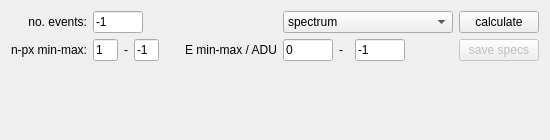
           <widget class="QWidget" name="widget_8" native="true">
            <property name="minimumSize">
             <size>
              <width>0</width>
              <height>140</height>
             </size>
            </property>
            <layout class="QVBoxLayout" name="verticalLayout_6">
             <item>
              <layout class="QGridLayout" name="gridLayout">
               <property name="sizeConstraint">
                <enum>QLayout::SetDefaultConstraint</enum>
               </property>
               <property name="rightMargin">
                <number>0</number>
               </property>
               <item row="1" column="1">
                <widget class="QLineEdit" name="entry_event_n_min">
                 <property name="sizePolicy">
                  <sizepolicy hsizetype="Preferred" vsizetype="Fixed">
                   <horstretch>0</horstretch>
                   <verstretch>0</verstretch>
                  </sizepolicy>
                 </property>
                 <property name="maximumSize">
                  <size>
                   <width>25</width>
                   <height>16777215</height>
                  </size>
                 </property>
                 <property name="toolTip">
                  <string>&lt;html&gt;&lt;head/&gt;&lt;body&gt;&lt;p&gt;minimum pixel number of the events used for the analysis.\nThis applies for all spe-modes but &amp;quot;gaussian model fit&amp;quot;.&lt;/p&gt;&lt;/body&gt;&lt;/html&gt;</string>
                 </property>
                 <property name="text">
                  <string>1</string>
                 </property>
                </widget>
               </item>
               <item row="1" column="7">
                <widget class="QLineEdit" name="entry_event_E_max">
                 <property name="maximumSize">
                  <size>
                   <width>50</width>
                   <height>16777215</height>
                  </size>
                 </property>
                 <property name="text">
                  <string>-1</string>
                 </property>
                </widget>
               </item>
               <item row="1" column="3">
                <widget class="QLineEdit" name="entry_event_n_max">
                 <property name="sizePolicy">
                  <sizepolicy hsizetype="Preferred" vsizetype="Fixed">
                   <horstretch>0</horstretch>
                   <verstretch>0</verstretch>
                  </sizepolicy>
                 </property>
                 <property name="maximumSize">
                  <size>
                   <width>25</width>
                   <height>16777215</height>
                  </size>
                 </property>
                 <property name="toolTip">
                  <string>&lt;html&gt;&lt;head/&gt;&lt;body&gt;&lt;p&gt;maximum pixel number of the events used for the analysis.\nThis applies for all spe-modes but &amp;quot;gaussian model fit&amp;quot;.&lt;/p&gt;&lt;/body&gt;&lt;/html&gt;</string>
                 </property>
                 <property name="text">
                  <string>-1</string>
                 </property>
                </widget>
               </item>
               <item row="1" column="4">
                <widget class="QLabel" name="label_26">
                 <property name="text">
                  <string>      E min-max / ADU</string>
                 </property>
                 <property name="alignment">
                  <set>Qt::AlignRight|Qt::AlignTrailing|Qt::AlignVCenter</set>
                 </property>
                </widget>
               </item>
               <item row="0" column="9">
                <widget class="QPushButton" name="button_update_spe_stats">
                 <property name="sizePolicy">
                  <sizepolicy hsizetype="Preferred" vsizetype="Fixed">
                   <horstretch>0</horstretch>
                   <verstretch>0</verstretch>
                  </sizepolicy>
                 </property>
                 <property name="minimumSize">
                  <size>
                   <width>0</width>
                   <height>0</height>
                  </size>
                 </property>
                 <property name="text">
                  <string>calculate</string>
                 </property>
                </widget>
               </item>
               <item row="0" column="5" colspan="4">
                <widget class="QComboBox" name="comboBox_spe_stats_mode">
                 <property name="sizePolicy">
                  <sizepolicy hsizetype="Preferred" vsizetype="Fixed">
                   <horstretch>0</horstretch>
                   <verstretch>0</verstretch>
                  </sizepolicy>
                 </property>
                 <property name="minimumSize">
                  <size>
                   <width>0</width>
                   <height>0</height>
                  </size>
                 </property>
                 <property name="maximumSize">
                  <size>
                   <width>250</width>
                   <height>16777215</height>
                  </size>
                 </property>
                 <item>
                  <property name="text">
                   <string>spectrum</string>
                  </property>
                 </item>
                 <item>
                  <property name="text">
                   <string>photon flux evolution</string>
                  </property>
                 </item>
                 <item>
                  <property name="text">
                   <string>mean event shape</string>
                  </property>
                 </item>
                 <item>
                  <property name="text">
                   <string>event intensity distribution</string>
                  </property>
                 </item>
                </widget>
               </item>
               <item row="0" column="1" colspan="3">
                <widget class="QLineEdit" name="entry_event_no">
                 <property name="sizePolicy">
                  <sizepolicy hsizetype="Preferred" vsizetype="Preferred">
                   <horstretch>0</horstretch>
                   <verstretch>0</verstretch>
                  </sizepolicy>
                 </property>
                 <property name="maximumSize">
                  <size>
                   <width>50</width>
                   <height>16777215</height>
                  </size>
                 </property>
                 <property name="toolTip">
                  <string>&lt;html&gt;&lt;head/&gt;&lt;body&gt;&lt;p&gt;number of photon events used for the analysis.\nUse &amp;quot;-1&amp;quot; to evaluate all photon events.&lt;/p&gt;&lt;/body&gt;&lt;/html&gt;</string>
                 </property>
                 <property name="text">
                  <string>-1</string>
                 </property>
                </widget>
               </item>
               <item row="1" column="9">
                <widget class="QPushButton" name="button_save_npx_specs">
                 <property name="enabled">
                  <bool>false</bool>
                 </property>
                 <property name="sizePolicy">
                  <sizepolicy hsizetype="Preferred" vsizetype="Fixed">
                   <horstretch>0</horstretch>
                   <verstretch>0</verstretch>
                  </sizepolicy>
                 </property>
                 <property name="text">
                  <string>save specs</string>
                 </property>
                </widget>
               </item>
               <item row="0" column="0">
                <widget class="QLabel" name="label_17">
                 <property name="text">
                  <string>no. events:</string>
                 </property>
                 <property name="alignment">
                  <set>Qt::AlignRight|Qt::AlignTrailing|Qt::AlignVCenter</set>
                 </property>
                </widget>
               </item>
               <item row="1" column="2">
                <widget class="QLabel" name="label_25">
                 <property name="maximumSize">
                  <size>
                   <width>10</width>
                   <height>16777215</height>
                  </size>
                 </property>
                 <property name="text">
                  <string>-</string>
                 </property>
                </widget>
               </item>
               <item row="1" column="5">
                <widget class="QLineEdit" name="entry_event_E_min">
                 <property name="maximumSize">
                  <size>
                   <width>50</width>
                   <height>16777215</height>
                  </size>
                 </property>
                 <property name="text">
                  <string>0</string>
                 </property>
                </widget>
               </item>
               <item row="2" column="0" colspan="9">
                <widget class="QLabel" name="label_event_stats">
                 <property name="minimumSize">
                  <size>
                   <width>0</width>
                   <height>0</height>
                  </size>
                 </property>
                 <property name="text">
                  <string/>
                 </property>
                </widget>
               </item>
               <item row="1" column="0">
                <widget class="QLabel" name="label_24">
                 <property name="text">
                  <string>n-px min-max:</string>
                 </property>
                 <property name="alignment">
                  <set>Qt::AlignRight|Qt::AlignTrailing|Qt::AlignVCenter</set>
                 </property>
                </widget>
               </item>
               <item row="1" column="6">
                <widget class="QLabel" name="label_27">
                 <property name="maximumSize">
                  <size>
                   <width>10</width>
                   <height>16777215</height>
                  </size>
                 </property>
                 <property name="text">
                  <string>-</string>
                 </property>
                </widget>
               </item>
              </layout>
             </item>
            </layout>
           </widget>
